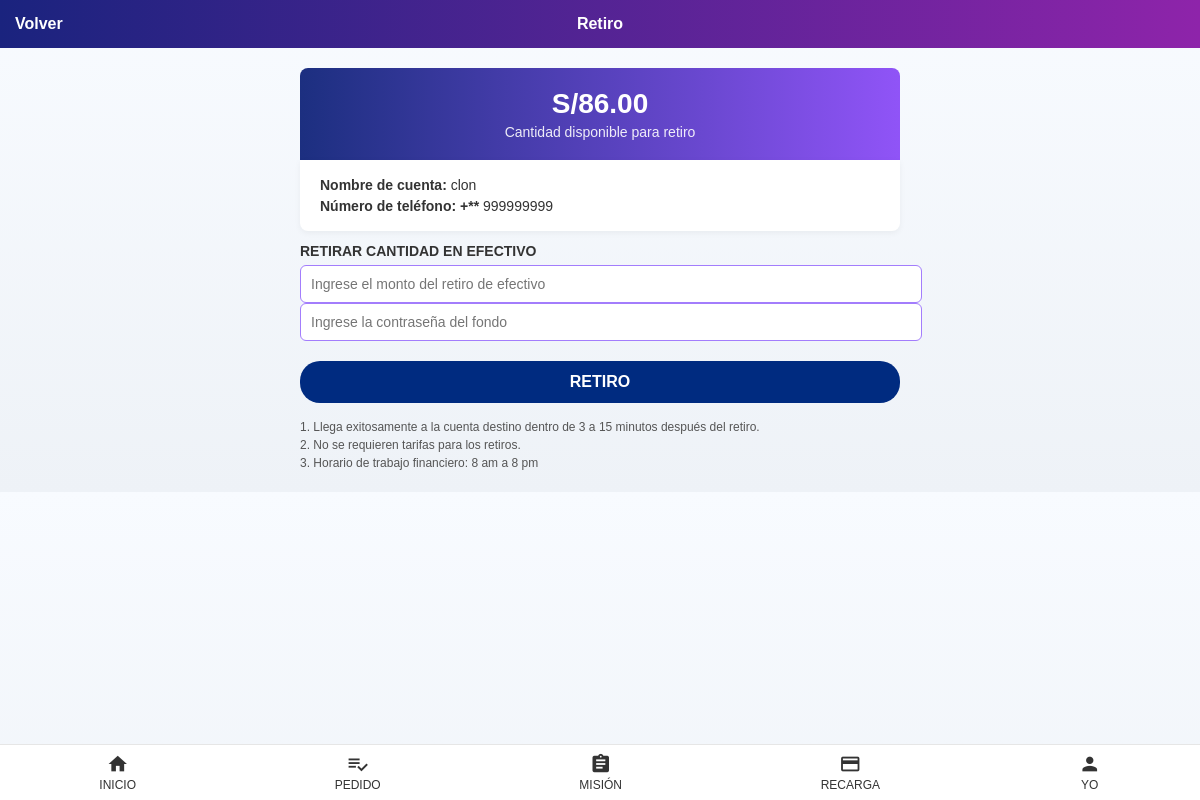
The page /retiro (signed in) on the database its author committed.
### tables this page shows
CREATE TABLE usuarios_saldo (
    user_id INTEGER PRIMARY KEY,
    saldo REAL DEFAULT 6,
    FOREIGN KEY(user_id) REFERENCES users(id)
);

CREATE TABLE users (
    id INTEGER PRIMARY KEY AUTOINCREMENT,
    username TEXT UNIQUE NOT NULL,
    phone TEXT,
    password TEXT NOT NULL,
    invite_code TEXT,
    vip_nivel INTEGER DEFAULT 1
, is_admin INTEGER DEFAULT 0, is_online INTEGER DEFAULT 0, last_ping TIMESTAMP);

### app.py (the view)
@app.route("/retiro")
@login_required
@user_required
def retiro():
    if 'username' not in session: return redirect(url_for("login1"))
    saldo=get_saldo(session["username"])
    with get_db_connection() as conn:
        user=conn.execute("SELECT username, phone FROM users WHERE username=?", (session["username"],)).fetchone()
    if not user: return "Usuario no encontrado", 404
    return render_template("retiro.html", username=user["username"], phone=user["phone"], saldo=saldo)

### app.py (called while the page is built, shortened)
def get_db_connection():
    conn = sqlite3.connect(DATABASE, timeout=10, check_same_thread=False)
    conn.row_factory = sqlite3.Row
    return conn

def get_user(username=None, user_id=None):
    query, param = ("username = ?", username) if username else ("id = ?", user_id)
    with get_db_connection() as conn:
        user = conn.execute(f"SELECT * FROM users WHERE {query}", (param,)).fetchone()
    return user

def get_saldo(username):
    user = get_user(username=username)
    if user:
        return obtener_saldo(user['id'])
    return 0

def obtener_saldo(user_id):
    with get_db_connection() as conn:
        fila = conn.execute("SELECT saldo FROM usuarios_saldo WHERE user_id=?", (user_id,)).fetchone()
        if fila:
            return fila['saldo']
        else:
            conn.execute("INSERT INTO usuarios_saldo (user_id, saldo) VALUES (?, ?)", (user_id, 6))
            conn.commit()
            return 6

def user_required(f):
    @wraps(f)
    def decorated_function(*args, **kwargs):
        if str(session.get('is_admin')) in ["1", "98C12345P"]:
            flash("No tienes permiso para acceder a esta página", "error")
            return redirect(url_for('admin'))  # redirige a admin si es admin
        return f(*args, **kwargs)
    return decorated_function

def login_required(f):
    @wraps(f)
    def decorated_function(*args, **kwargs):
        if 'username' not in session:
            flash("Debes iniciar sesión para acceder a esta página", "error")
            return redirect(url_for('login1'))
        return f(*args, **kwargs)
    return decorated_function

@app.before_request
def proteger_rutas_y_sesion():
    PUBLIC_ROUTES = [
        '/', '/register', '/login1', '/static/', '/favicon.ico'
    ]
    if any(request.path.startswith(r) for r in PUBLIC_ROUTES):
        return None

### templates/retiro.html (shortened to what this page needs)
<!DOCTYPE html>
<html lang="es">
<head>
</head>
<body>
<header>
    <a href="/yo" class="volver"> Volver</a>
    <span>Retiro</span>
</header>
<div class="retiro-section">
    <div class="saldo-box">
        <h1>S/{{ '%.2f'|format(saldo) }}</h1>
        <p>Cantidad disponible para retiro</p>
    </div>
    <div class="cuenta-info">
        <p><strong>Nombre de cuenta:</strong> {{ username }}</p>
        <p><strong>Número de teléfono: +**</strong> {{ phone }}</p>
    </div>
    <label>RETIRAR CANTIDAD EN EFECTIVO</label>
    <form action="/procesar_retiro" method="POST">
        <input type="number" step="0.01" name="monto" placeholder="Ingrese el monto del retiro de efectivo" required>
        <input type="password" name="contrasena_fondo" placeholder="Ingrese la contraseña del fondo" required>
        <button class="btn-retirar">RETIRO</button>
    </form>
    <div class="nota">
        1. Llega exitosamente a la cuenta destino dentro de 3 a 15 minutos después del retiro.<br>
        2. No se requieren tarifas para los retiros.<br>
        3. Horario de trabajo financiero: 8 am a 8 pm
    </div>
</div>
            <nav class="bottom-nav">
              <a href="{{ url_for('inicio') }}" class="nav-item"><i class="material-icons">home</i><span>INICIO</span></a>
              <a href="{{ url_for('pedido') }}" class="nav-item"><i class="material-icons">playlist_add_check</i><span>PEDIDO</span></a>
              <a href="{{ url_for('mision') }}" class="nav-item"><i class="material-icons">assignment</i><span>MISIÓN</span></a>
              <a href="{{ url_for('recarga') }}" class="nav-item"><i class="material-icons">payment</i><span>RECARGA</span></a>
              <a href="{{ url_for('yo') }}" class="nav-item"><i class="material-icons">person</i><span>YO</span></a>
            </nav>
</body>
</html>

### templates/retiro.html (style rules this page uses)
.bottom-nav { position: fixed; left: 0; right: 0; bottom: 0; display: flex; justify-content: space-around; background: #fff; border-top: 1px solid #e6e6e6; padding: 8px 0; z-index: 999; }
.nav-item { color: #333; text-decoration: none; font-size: 12px; text-align: center; transition: all 0.25s ease; }
.nav-item i { display: block; font-size: 22px; margin-bottom: 3px; transition: transform 0.25s ease, color 0.25s ease; }
header { background: linear-gradient(90deg, #1a237e, #8e24aa); color: white; padding: 15px; font-weight: bold; text-align: center; position: relative; }
header .volver { position: absolute; left: 15px; top: 50%; transform: translateY(-50%); color: white; text-decoration: none; }
body { font-family: Arial, sans-serif; margin: 0; background: linear-gradient(to bottom, #f8fbff, #eef2f7); }
.saldo-box { background: linear-gradient(90deg, #1c2f80, #9054f7); color: white; text-align: center; padding: 20px; border-radius: 8px 8px 0 0; }
.saldo-box h1 { margin: 0; font-size: 28px; }
.saldo-box p { margin: 4px 0 0; font-size: 14px; opacity: 0.9; }
.cuenta-info { background: white; padding: 12px 20px; border-radius: 0 0 8px 8px; box-shadow: 0 2px 6px rgba(0,0,0,0.05); }
.cuenta-info p { margin: 5px 0; font-size: 14px; color: #333; }
.retiro-section { max-width: 600px; margin: 20px auto; padding: 0 15px; }
.retiro-section label { display: block; margin: 12px 0 6px; font-size: 14px; font-weight: bold; color: #333; }
.retiro-section input { width: 100%; padding: 10px; border: 1px solid #a37dfc; border-radius: 6px; outline: none; font-size: 14px; }
.btn-retirar { margin-top: 20px; display: block; width: 100%; padding: 12px; background: #002b80; color: white; border: none; border-radius: 20px; font-size: 16px; font-weight: bold; cursor: pointer; }
.nota { margin-top: 15px; font-size: 12px; color: #555; line-height: 1.5; }

### rows shown on the page
usuarios_saldo: saldo "86.00"
users: username "clon", phone "999999999"
